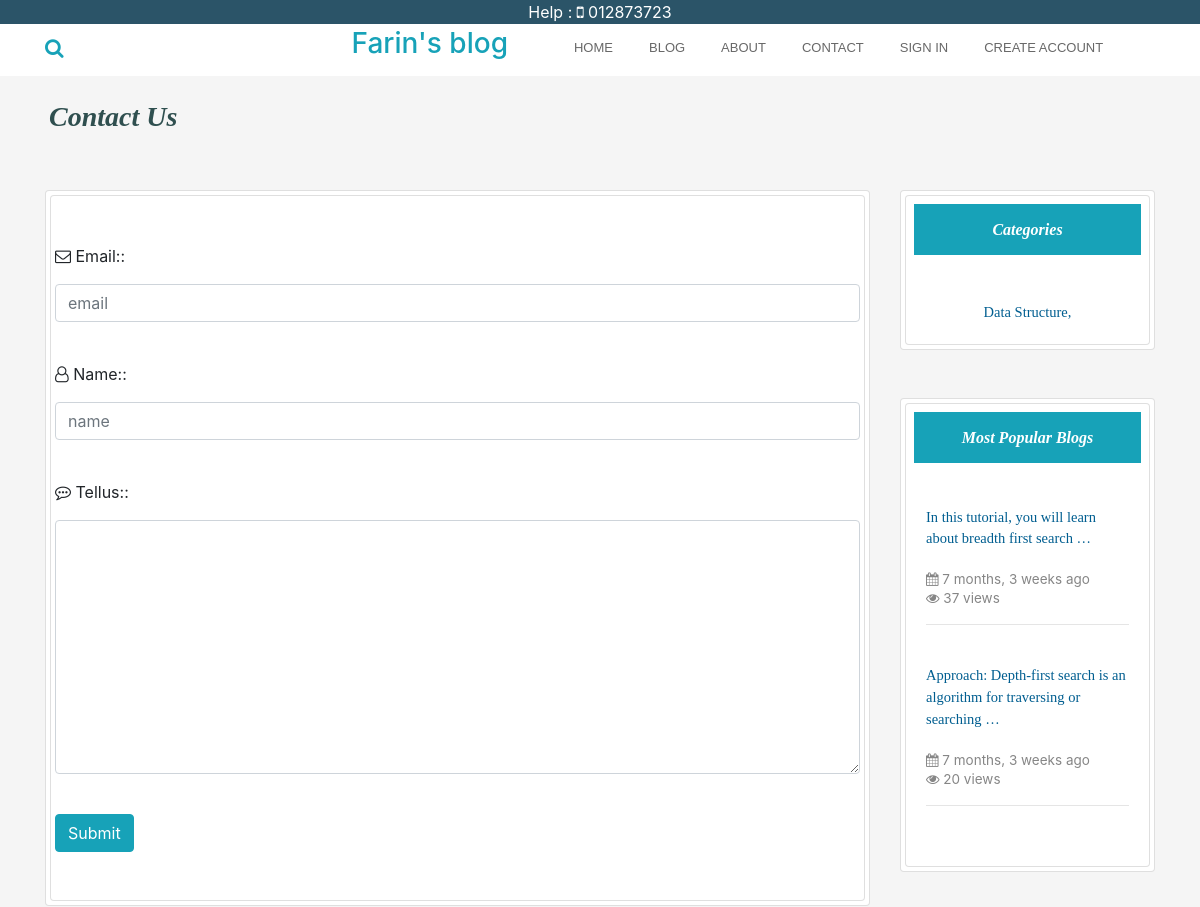
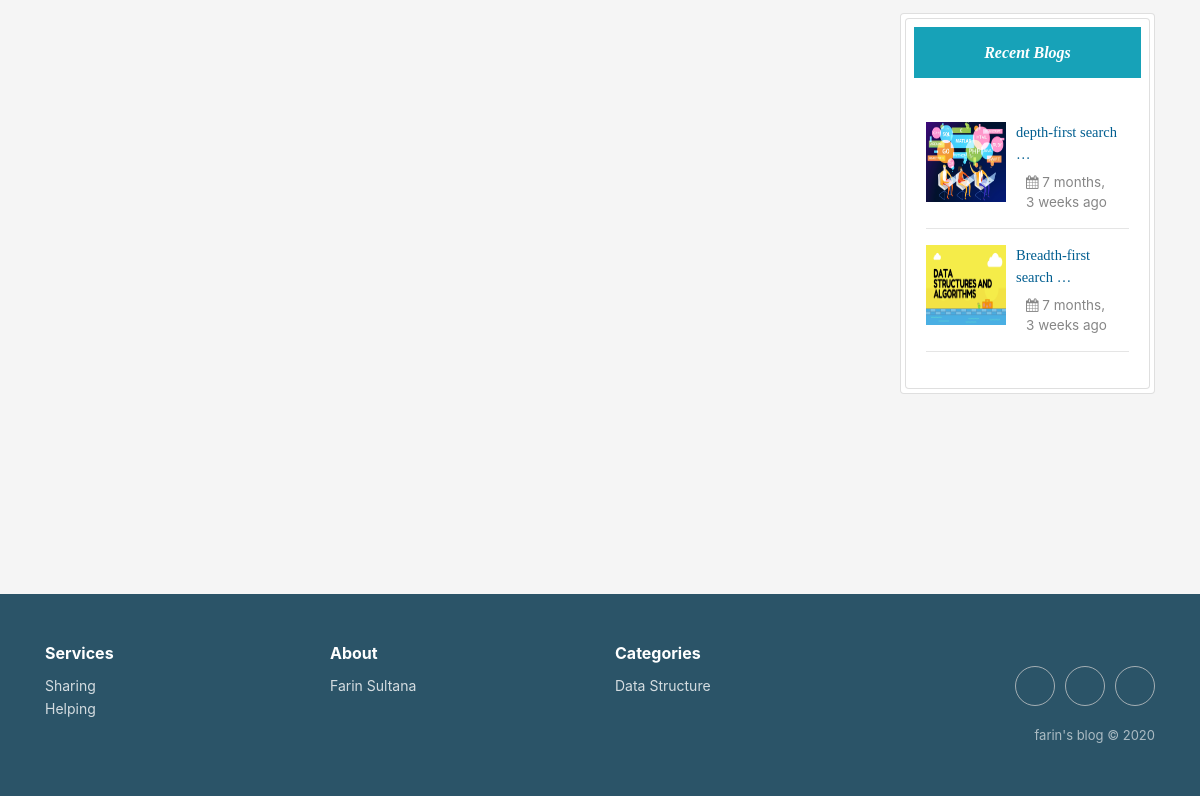
The app's page /contact/, older data (2 pictures, top to bottom).
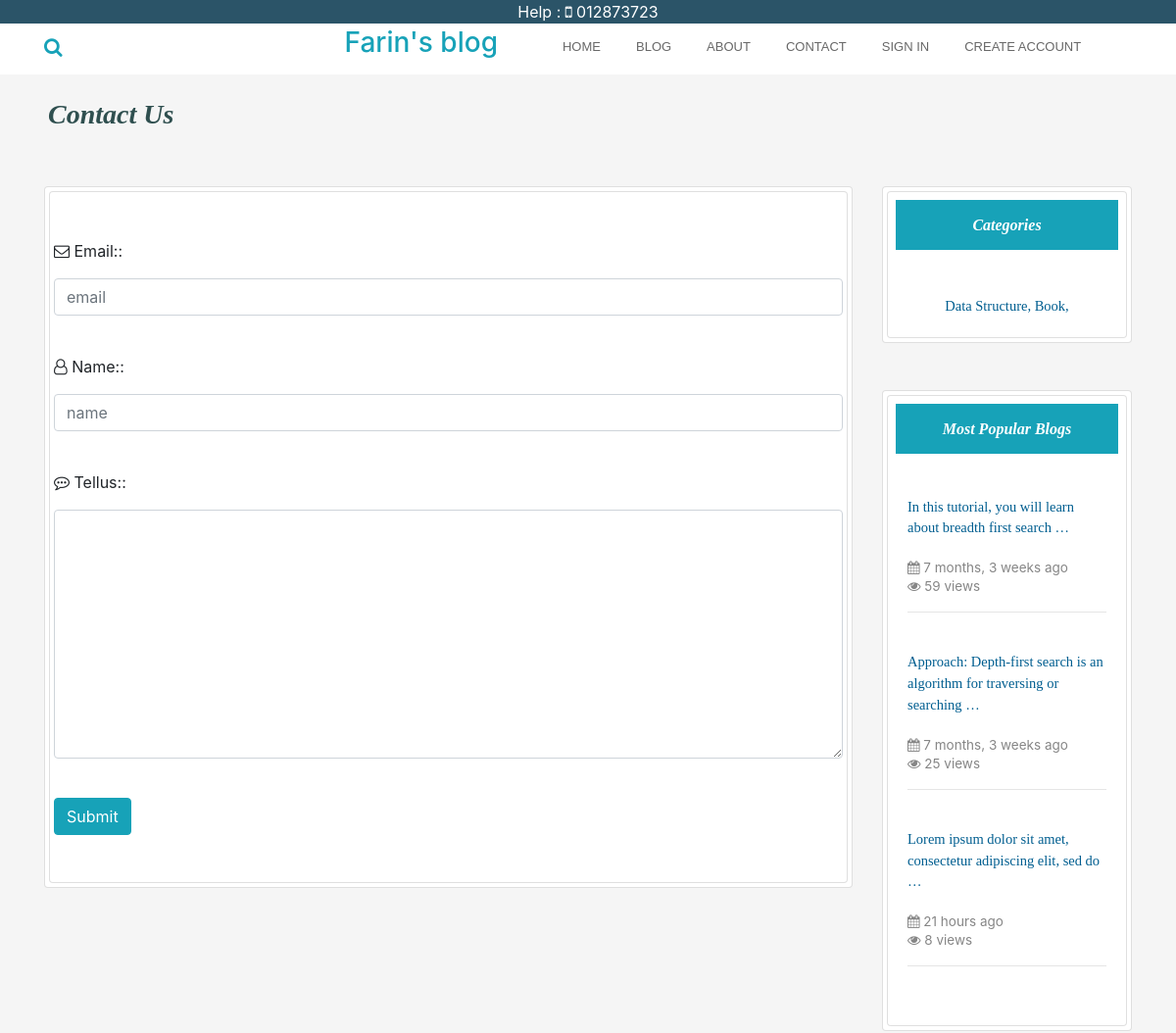
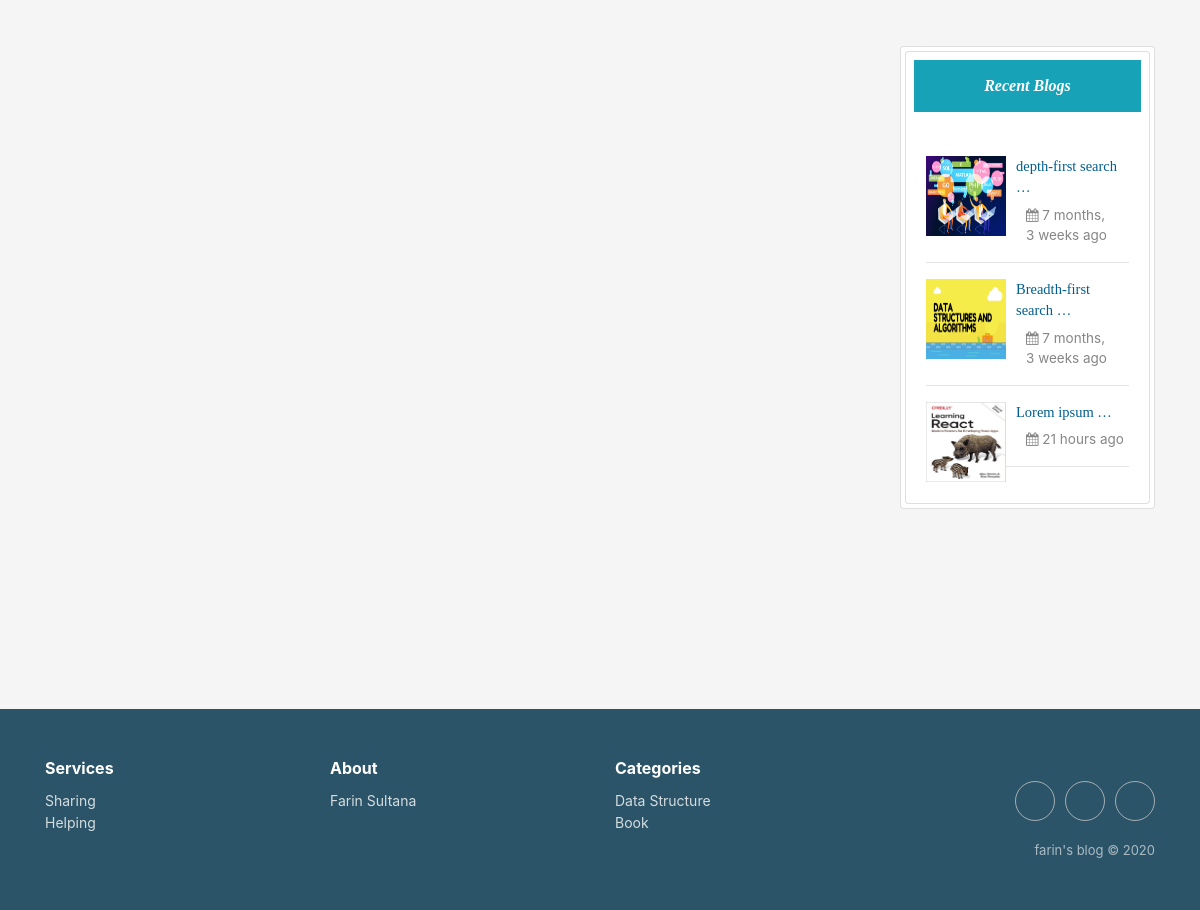
The same page, newer data (2 pictures, top to bottom).
### home/models.py (models this page shows, shortened)
class Category(models.Model):
    category = models.CharField(max_length=200, primary_key=True)

class Post(models.Model):
    category = models.ForeignKey(Category, on_delete=models.CASCADE)
    postAuthor = models.CharField(max_length=200)
    postId = models.AutoField(primary_key=True, auto_created=True)
    postTitle = models.CharField(max_length=200)
    postTimeDate = models.DateTimeField(auto_now_add=True, auto_now=False, blank=True)
    postDescriptions = models.TextField()
    postBody = RichTextField(blank=True, null=True)
    postImage = models.ImageField(blank=True, null=True)
    views = models.IntegerField(default=0)
    def get_photo_url(self):
        if self.postImage and hasattr(self.postImage, 'url'):
            return self.postImage.url
        else:
            return "/static/no.png"

### home/views.py (the view)
# urls.py: path('contact/', views.contactUs, name='contact'),
def contactUs(request):
    context = {}
    populer = Post.objects.all().order_by('-views')[0:10]
    if request.POST:
        form = Contact(request.POST)
        if form.is_valid():
            form.save()
            messages.success(request, "Your message was added successfully.Thanks to you")
            context = {'form': form, 'RecentPost': Post.objects.all()[0:3],
                       'Categories': Category.objects.all(),
                       'Populer': populer,}
            return render(request, 'contact.html', context)
        else:
            messages.error(request, "Please fill the form correctly")
            context = {'form': form, 'RecentPost': Post.objects.all()[0:3],
                       'Categories': Category.objects.all(),
                       'Populer': populer,}
            return render(request, 'contact.html', context)
    else:  # GET request
        form = Contact()
        context = {'form': form, 'RecentPost': Post.objects.all()[0:3],
            'Categories': Category.objects.all(),
            'Populer': populer,}
    return render(request, 'contact.html', context)

### home/forms.py
class Contact(forms.ModelForm):
    Email = forms.EmailField(widget=forms.TextInput(
        attrs = {
            'class': 'form-control',
            'placeholder' : 'email'
        }
    ))
    Name = forms.CharField(widget=forms.TextInput(
        attrs={
            'class': 'form-control',
            'placeholder': 'name'
        }
    ))
    TellUs = forms.CharField( widget=forms.Textarea(
        attrs={
            'class': 'form-control',
        }
    ))
    class Meta:
        model = Contact
        fields = ("Email", "Name", "TellUs")

### templates/contact.html (shortened to what this page needs)
{% extends 'base.html' %}
{% load static %}
{% load humanize %}
 {% block body %}
<div class="container">
<div class="row ml-1 mb-1">
  <h3 class="mb-5 mt-4"  id="heading">Contact Us</h3>
</div>
<div class="row">
 <div class="col-sm-9 mb-5">
<div class="card p-1">
     <div class="card pl-1  pr-1  pt-5 pb-5">
           <form action="{% url 'contact' %}" method="post">
  <label><i class="fa fa-envelope-o" aria-hidden="true"></i> {{ form.Email.label_tag }}:</label>
    <p>{{form.Email}}</p><br>
    <label><i class="fa fa-user-o" aria-hidden="true"></i> {{ form.Name.label_tag }}:</label>
    <p>{{form.Name}}</p><br>
    <label><i class="fa fa-commenting-o" aria-hidden="true"></i> {{ form.TellUs.label_tag }}:</label>
    <p>{{form.TellUs}}</p><br>
        <button type="submit" class="btn btn-info">Submit</button>
</form>
     </div>
 </div>
</div>
        <div class="col-sm-3 " >
             <div class="card p-1">
             <div class="card promoting-card">
<h6 class="bg-info m-2 p-3 text-center" id="headings">Categories</h6>
  <div class="card-body">
                        <div class="mt-3 text-center">
                             {% for cat in Categories%}
                      <a class="text-style" href="{% url 'categories' cat.category %}"> {{cat.category}},  </a>
                             {% endfor %}
                        </div>
                    </div>
  </div>
</div>
   <div class="card p-1 mt-5">
<div class="card promoting-card">
<h6 class="bg-info m-2  p-3 text-center" id="headings">Most Popular Blogs</h6>
 <div class="card-body">
                        <div class="mt-3">
                             {% for post in Populer%}
                            <a href="{% url 'readMore' post.postId %}">
                                <p    class="text-style">
                                    {{ post.postDescriptions | truncatewords:10 }}
                                </p>
                            </a>
                            <span class="description"><i class="fa fa-calendar" aria-hidden="true"></i> {{ post.postTimeDate | naturaltime }}</span>
                            <p class="description"><i class="fa fa-eye" aria-hidden="true"></i> {{ post.views }} views</p>
<hr>
                            <br>
                             {% endfor %}
                        </div>
                    </div>
</div>
</div>
<div class="card p-1 mt-5">
<div class="card promoting-card">
<h6 class="bg-info m-2  p-3 text-center" id="headings">Recent Blogs</h6>
 <div class="card-body">
                        <div class="mt-3">
                             {% for post in RecentPost%}
                            <img style="float:left;" class="d-inline-block" src="{{ post.get_photo_url }}" height=80;
                                width=80; alt="abc">
                            <a href="{% url 'readMore' post.postId %}">
                                <p  style="margin-left:90px;" class="text-style">
                                    {{ post.postTitle |truncatewords:2 }}
                                </p>
                            </a>
                            <p style="margin-left:100px; margin-top:-10px;" class="description"><i class="fa fa-calendar" aria-hidden="true"></i> {{ post.postTimeDate | naturaltime }}</p>
                            <hr>
                             {% endfor %}
                        </div>
                    </div>
</div>
</div>
</div>
</div>
</div>
{% endblock body %}

### templates/base.html (shortened to what the changed rows need)
{% load static %}
<!DOCTYPE html>
<html lang="en">
<head>
  <link rel="stylesheet" href="https://maxcdn.bootstrapcdn.com/bootstrap/4.5.0/css/bootstrap.min.css">
 <link rel="stylesheet" href="https://cdnjs.cloudflare.com/ajax/libs/font-awesome/4.7.0/css/font-awesome.min.css">
  <link rel="stylesheet" href="{% static 'css/style.css' %} ">
  <link rel="stylesheet" href="https://cdnjs.cloudflare.com/ajax/libs/twitter-bootstrap/4.4.1/css/bootstrap.min.css">
  <link rel="stylesheet" href="https://cdnjs.cloudflare.com/ajax/libs/font-awesome/4.7.0/css/font-awesome.min.css">
  <link rel="stylesheet" href="https://cdnjs.cloudflare.com/ajax/libs/ionicons/2.0.1/css/ionicons.min.css">
  <link rel="stylesheet" href="https://cdnjs.cloudflare.com/ajax/libs/Swiper/3.3.1/css/swiper.min.css">
</head>
<body style="background-color:#F5F5F5">
     {% block body %}
     {% endblock body %}
 <div class="footer-clean" style="background-color:#2b5468; color:#fff;">
        <footer>
            <div class="container">
                <div class="row justify-content-center">
                    <div class="col-sm-4 col-md-3 item">
                        <ul>
                            {% for cat in  Categories %}
                            <li><a href="{% url 'categories' cat.category %}">{{cat.category}}</a></li>
                            {% endfor %}
                        </ul>
                    </div>
                </div>
            </div>
        </footer>
    </div>
</body>
</html>

Row changes from the older to the newer data that the page shows:
added Category: category "Book"
changed Post "In this tutorial, you will learn about breadth first search …": views "37" → "59"
changed Post "Approach: Depth-first search is an algorithm for traversing or searching …": views "20" → "25"
added Post: postDescriptions "Lorem ipsum dolor sit amet, consectetur adipiscing elit, sed do …", postTimeDate "21 hours ago", views "8", get_photo_url (picture), postTitle "Lorem ipsum …"
